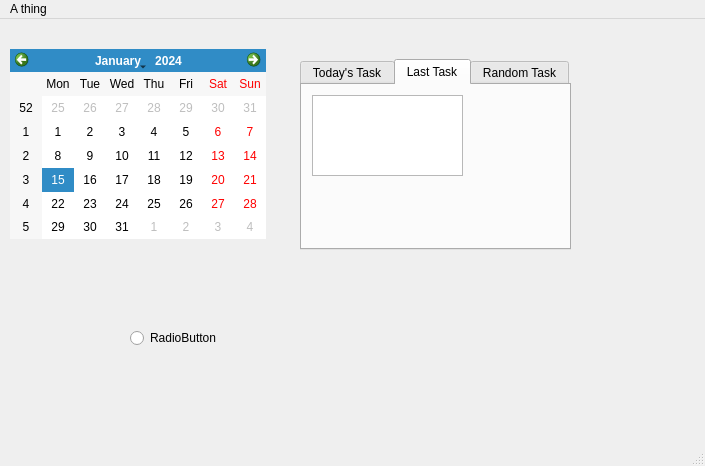
<?xml version="1.0" encoding="UTF-8"?>
<ui version="4.0">
 <class>MainWindow</class>
 <widget class="QMainWindow" name="MainWindow">
  <property name="geometry">
   <rect>
    <x>0</x>
    <y>0</y>
    <width>705</width>
    <height>466</height>
   </rect>
  </property>
  <property name="windowTitle">
   <string>MainWindow</string>
  </property>
  <widget class="QWidget" name="centralwidget">
   <widget class="QCalendarWidget" name="calendarWidget">
    <property name="geometry">
     <rect>
      <x>10</x>
      <y>30</y>
      <width>256</width>
      <height>190</height>
     </rect>
    </property>
   </widget>
   <widget class="QTabWidget" name="tabWidget">
    <property name="geometry">
     <rect>
      <x>300</x>
      <y>40</y>
      <width>271</width>
      <height>191</height>
     </rect>
    </property>
    <property name="currentIndex">
     <number>1</number>
    </property>
    <widget class="QWidget" name="TodayTab">
     <attribute name="title">
      <string>Today's Task</string>
     </attribute>
     <widget class="QListWidget" name="today_list">
      <property name="geometry">
       <rect>
        <x>10</x>
        <y>20</y>
        <width>161</width>
        <height>71</height>
       </rect>
      </property>
      <item>
       <property name="text">
        <string>New Item</string>
       </property>
      </item>
     </widget>
    </widget>
    <widget class="QWidget" name="LastTask">
     <attribute name="title">
      <string>Last Task</string>
     </attribute>
     <widget class="QListWidget" name="last_task_list">
      <property name="geometry">
       <rect>
        <x>10</x>
        <y>10</y>
        <width>151</width>
        <height>81</height>
       </rect>
      </property>
     </widget>
    </widget>
    <widget class="QWidget" name="RandomTask">
     <attribute name="title">
      <string>Random Task</string>
     </attribute>
     <widget class="QPushButton" name="pushButton">
      <property name="geometry">
       <rect>
        <x>20</x>
        <y>80</y>
        <width>75</width>
        <height>23</height>
       </rect>
      </property>
      <property name="text">
       <string>Load a thing</string>
      </property>
     </widget>
     <widget class="QTextBrowser" name="textBrowser">
      <property name="geometry">
       <rect>
        <x>20</x>
        <y>20</y>
        <width>201</width>
        <height>41</height>
       </rect>
      </property>
     </widget>
    </widget>
   </widget>
   <widget class="QRadioButton" name="radioButton">
    <property name="geometry">
     <rect>
      <x>130</x>
      <y>310</y>
      <width>141</width>
      <height>18</height>
     </rect>
    </property>
    <property name="text">
     <string>RadioButton</string>
    </property>
   </widget>
   <zorder>tabWidget</zorder>
   <zorder>calendarWidget</zorder>
   <zorder>radioButton</zorder>
  </widget>
  <widget class="QMenuBar" name="menubar">
   <property name="geometry">
    <rect>
     <x>0</x>
     <y>0</y>
     <width>705</width>
     <height>22</height>
    </rect>
   </property>
   <widget class="QMenu" name="menuA_thing">
    <property name="title">
     <string>A thing</string>
    </property>
    <addaction name="actionNew"/>
   </widget>
   <addaction name="menuA_thing"/>
  </widget>
  <widget class="QStatusBar" name="statusbar"/>
  <action name="actionNew">
   <property name="text">
    <string>New</string>
   </property>
  </action>
 </widget>
 <resources/>
 <connections>
  <connection>
   <sender>pushButton</sender>
   <signal>clicked()</signal>
   <receiver>textBrowser</receiver>
   <slot>clear()</slot>
   <hints>
    <hint type="sourcelabel">
     <x>364</x>
     <y>175</y>
    </hint>
    <hint type="destinationlabel">
     <x>389</x>
     <y>122</y>
    </hint>
   </hints>
  </connection>
  <connection>
   <sender>pushButton</sender>
   <signal>clicked()</signal>
   <receiver>textBrowser</receiver>
   <slot>reload()</slot>
   <hints>
    <hint type="sourcelabel">
     <x>346</x>
     <y>174</y>
    </hint>
    <hint type="destinationlabel">
     <x>443</x>
     <y>128</y>
    </hint>
   </hints>
  </connection>
 </connections>
</ui>
